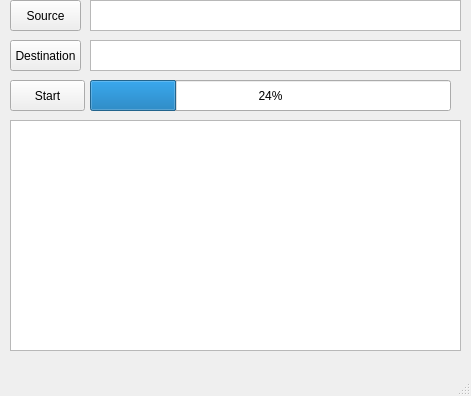
<?xml version="1.0" encoding="UTF-8"?>
<ui version="4.0">
 <class>MainWindow</class>
 <widget class="QMainWindow" name="MainWindow">
  <property name="geometry">
   <rect>
    <x>0</x>
    <y>0</y>
    <width>471</width>
    <height>396</height>
   </rect>
  </property>
  <property name="windowTitle">
   <string>MainWindow</string>
  </property>
  <widget class="QWidget" name="centralwidget">
   <widget class="QPushButton" name="srcButton">
    <property name="geometry">
     <rect>
      <x>10</x>
      <y>0</y>
      <width>71</width>
      <height>31</height>
     </rect>
    </property>
    <property name="text">
     <string>Source</string>
    </property>
   </widget>
   <widget class="QPushButton" name="destButton">
    <property name="geometry">
     <rect>
      <x>10</x>
      <y>40</y>
      <width>71</width>
      <height>31</height>
     </rect>
    </property>
    <property name="text">
     <string>Destination</string>
    </property>
   </widget>
   <widget class="QTextEdit" name="srcText">
    <property name="geometry">
     <rect>
      <x>90</x>
      <y>0</y>
      <width>371</width>
      <height>31</height>
     </rect>
    </property>
   </widget>
   <widget class="QTextEdit" name="destText">
    <property name="geometry">
     <rect>
      <x>90</x>
      <y>40</y>
      <width>371</width>
      <height>31</height>
     </rect>
    </property>
   </widget>
   <widget class="QTextEdit" name="logText">
    <property name="geometry">
     <rect>
      <x>10</x>
      <y>120</y>
      <width>451</width>
      <height>231</height>
     </rect>
    </property>
   </widget>
   <widget class="QProgressBar" name="progressBar">
    <property name="geometry">
     <rect>
      <x>90</x>
      <y>80</y>
      <width>361</width>
      <height>31</height>
     </rect>
    </property>
    <property name="value">
     <number>24</number>
    </property>
   </widget>
   <widget class="QPushButton" name="startButton">
    <property name="geometry">
     <rect>
      <x>10</x>
      <y>80</y>
      <width>75</width>
      <height>31</height>
     </rect>
    </property>
    <property name="text">
     <string>Start</string>
    </property>
   </widget>
  </widget>
  <widget class="QMenuBar" name="menubar">
   <property name="geometry">
    <rect>
     <x>0</x>
     <y>0</y>
     <width>471</width>
     <height>21</height>
    </rect>
   </property>
  </widget>
  <widget class="QStatusBar" name="statusbar"/>
 </widget>
 <resources/>
 <connections/>
</ui>
